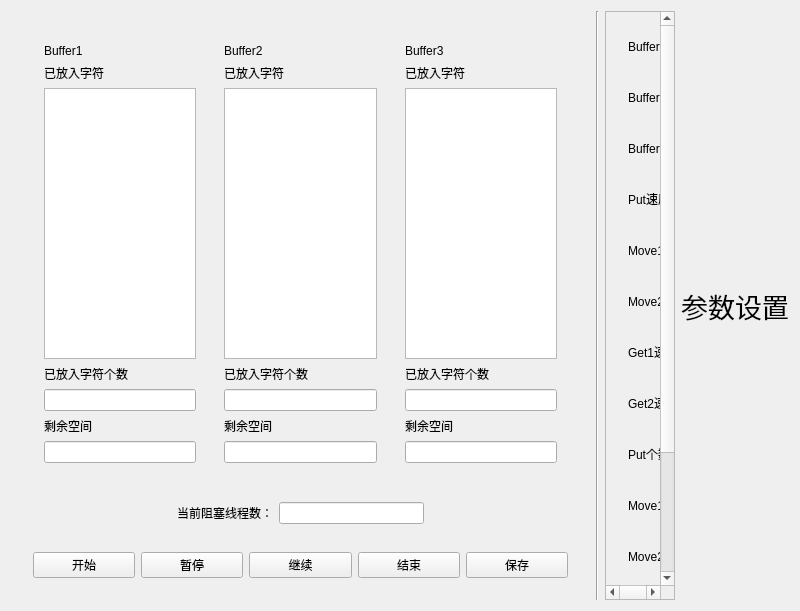
<?xml version="1.0" encoding="UTF-8"?>
<ui version="4.0">
 <class>Widget</class>
 <widget class="QWidget" name="Widget">
  <property name="geometry">
   <rect>
    <x>0</x>
    <y>0</y>
    <width>800</width>
    <height>611</height>
   </rect>
  </property>
  <property name="windowTitle">
   <string>Widget</string>
  </property>
  <layout class="QHBoxLayout" name="horizontalLayout_17">
   <item>
    <widget class="QWidget" name="widget_7" native="true">
     <layout class="QVBoxLayout" name="verticalLayout">
      <item>
       <widget class="QWidget" name="widget_4" native="true">
        <layout class="QHBoxLayout" name="horizontalLayout">
         <item>
          <widget class="QWidget" name="widget" native="true">
           <layout class="QGridLayout" name="gridLayout">
            <item row="3" column="0">
             <widget class="QLabel" name="label_3">
              <property name="text">
               <string>已放入字符个数</string>
              </property>
             </widget>
            </item>
            <item row="1" column="0">
             <widget class="QLabel" name="label_2">
              <property name="text">
               <string>已放入字符</string>
              </property>
             </widget>
            </item>
            <item row="4" column="0">
             <widget class="QLineEdit" name="full_buf1">
              <property name="readOnly">
               <bool>true</bool>
              </property>
             </widget>
            </item>
            <item row="5" column="0">
             <widget class="QLabel" name="label_4">
              <property name="text">
               <string>剩余空间</string>
              </property>
             </widget>
            </item>
            <item row="6" column="0">
             <widget class="QLineEdit" name="empty_buf1">
              <property name="text">
               <string/>
              </property>
              <property name="readOnly">
               <bool>true</bool>
              </property>
             </widget>
            </item>
            <item row="0" column="0">
             <widget class="QLabel" name="label">
              <property name="text">
               <string>Buffer1</string>
              </property>
             </widget>
            </item>
            <item row="2" column="0">
             <widget class="QPlainTextEdit" name="text_buf1">
              <property name="undoRedoEnabled">
               <bool>false</bool>
              </property>
              <property name="readOnly">
               <bool>true</bool>
              </property>
              <property name="plainText">
               <string/>
              </property>
             </widget>
            </item>
           </layout>
          </widget>
         </item>
         <item>
          <widget class="QWidget" name="widget_2" native="true">
           <layout class="QGridLayout" name="gridLayout_2">
            <item row="1" column="0">
             <widget class="QLabel" name="label_7">
              <property name="text">
               <string>已放入字符</string>
              </property>
             </widget>
            </item>
            <item row="0" column="0">
             <widget class="QLabel" name="label_6">
              <property name="text">
               <string>Buffer2</string>
              </property>
             </widget>
            </item>
            <item row="3" column="0">
             <widget class="QLabel" name="label_8">
              <property name="text">
               <string>已放入字符个数</string>
              </property>
             </widget>
            </item>
            <item row="4" column="0">
             <widget class="QLineEdit" name="full_buf2">
              <property name="readOnly">
               <bool>true</bool>
              </property>
             </widget>
            </item>
            <item row="5" column="0">
             <widget class="QLabel" name="label_9">
              <property name="text">
               <string>剩余空间</string>
              </property>
             </widget>
            </item>
            <item row="6" column="0">
             <widget class="QLineEdit" name="empty_buf2">
              <property name="text">
               <string/>
              </property>
              <property name="readOnly">
               <bool>true</bool>
              </property>
             </widget>
            </item>
            <item row="2" column="0">
             <widget class="QPlainTextEdit" name="text_buf2">
              <property name="plainText">
               <string/>
              </property>
             </widget>
            </item>
           </layout>
          </widget>
         </item>
         <item>
          <widget class="QWidget" name="widget_3" native="true">
           <layout class="QGridLayout" name="gridLayout_3">
            <item row="0" column="0">
             <widget class="QLabel" name="label_10">
              <property name="text">
               <string>Buffer3</string>
              </property>
             </widget>
            </item>
            <item row="1" column="0">
             <widget class="QLabel" name="label_11">
              <property name="text">
               <string>已放入字符</string>
              </property>
             </widget>
            </item>
            <item row="3" column="0">
             <widget class="QLabel" name="label_12">
              <property name="text">
               <string>已放入字符个数</string>
              </property>
             </widget>
            </item>
            <item row="5" column="0">
             <widget class="QLabel" name="label_13">
              <property name="text">
               <string>剩余空间</string>
              </property>
             </widget>
            </item>
            <item row="6" column="0">
             <widget class="QLineEdit" name="empty_buf3">
              <property name="text">
               <string/>
              </property>
              <property name="readOnly">
               <bool>true</bool>
              </property>
             </widget>
            </item>
            <item row="4" column="0">
             <widget class="QLineEdit" name="full_buf3">
              <property name="text">
               <string/>
              </property>
              <property name="readOnly">
               <bool>true</bool>
              </property>
             </widget>
            </item>
            <item row="2" column="0">
             <widget class="QPlainTextEdit" name="text_buf3">
              <property name="plainText">
               <string/>
              </property>
             </widget>
            </item>
           </layout>
          </widget>
         </item>
        </layout>
       </widget>
      </item>
      <item>
       <widget class="QWidget" name="widget_5" native="true">
        <layout class="QHBoxLayout" name="horizontalLayout_2">
         <item>
          <spacer name="horizontalSpacer_4">
           <property name="orientation">
            <enum>Qt::Horizontal</enum>
           </property>
           <property name="sizeHint" stdset="0">
            <size>
             <width>40</width>
             <height>20</height>
            </size>
           </property>
          </spacer>
         </item>
         <item>
          <widget class="QLabel" name="label_5">
           <property name="text">
            <string>当前阻塞线程数：</string>
           </property>
          </widget>
         </item>
         <item>
          <widget class="QLineEdit" name="num_block">
           <property name="text">
            <string/>
           </property>
           <property name="readOnly">
            <bool>true</bool>
           </property>
          </widget>
         </item>
         <item>
          <spacer name="horizontalSpacer">
           <property name="orientation">
            <enum>Qt::Horizontal</enum>
           </property>
           <property name="sizeHint" stdset="0">
            <size>
             <width>40</width>
             <height>20</height>
            </size>
           </property>
          </spacer>
         </item>
        </layout>
       </widget>
      </item>
      <item>
       <widget class="QWidget" name="widget_6" native="true">
        <layout class="QGridLayout" name="gridLayout_4">
         <item row="0" column="0">
          <widget class="QPushButton" name="btn_start">
           <property name="text">
            <string>开始</string>
           </property>
          </widget>
         </item>
         <item row="0" column="1">
          <widget class="QPushButton" name="btn_pause">
           <property name="text">
            <string>暂停</string>
           </property>
          </widget>
         </item>
         <item row="0" column="2">
          <widget class="QPushButton" name="btn_continue">
           <property name="text">
            <string>继续</string>
           </property>
          </widget>
         </item>
         <item row="0" column="3">
          <widget class="QPushButton" name="btn_over">
           <property name="text">
            <string>结束</string>
           </property>
          </widget>
         </item>
         <item row="0" column="4">
          <widget class="QPushButton" name="btn_save">
           <property name="text">
            <string>保存</string>
           </property>
          </widget>
         </item>
        </layout>
       </widget>
      </item>
     </layout>
    </widget>
   </item>
   <item>
    <widget class="Line" name="line">
     <property name="orientation">
      <enum>Qt::Vertical</enum>
     </property>
    </widget>
   </item>
   <item>
    <widget class="QScrollArea" name="scrollArea">
     <property name="widgetResizable">
      <bool>true</bool>
     </property>
     <widget class="QWidget" name="scrollAreaWidgetContents_4">
      <property name="geometry">
       <rect>
        <x>0</x>
        <y>0</y>
        <width>154</width>
        <height>667</height>
       </rect>
      </property>
      <layout class="QGridLayout" name="gridLayout_5">
       <item row="3" column="0">
        <widget class="QWidget" name="widget_9" native="true">
         <layout class="QHBoxLayout" name="horizontalLayout_4">
          <item>
           <widget class="QLabel" name="label_17">
            <property name="text">
             <string>Put速度</string>
            </property>
           </widget>
          </item>
          <item>
           <widget class="QSpinBox" name="spin_put_speed">
            <property name="value">
             <number>1</number>
            </property>
           </widget>
          </item>
         </layout>
        </widget>
       </item>
       <item row="2" column="0">
        <widget class="QWidget" name="widget_11" native="true">
         <layout class="QHBoxLayout" name="horizontalLayout_6">
          <item>
           <widget class="QLabel" name="label_18">
            <property name="text">
             <string>Buffer3容量</string>
            </property>
           </widget>
          </item>
          <item>
           <widget class="QSpinBox" name="spin_buf3">
            <property name="value">
             <number>1</number>
            </property>
           </widget>
          </item>
         </layout>
        </widget>
       </item>
       <item row="0" column="0">
        <widget class="QWidget" name="widget_8" native="true">
         <layout class="QHBoxLayout" name="horizontalLayout_3">
          <item>
           <widget class="QLabel" name="label_15">
            <property name="text">
             <string>Buffer1容量</string>
            </property>
           </widget>
          </item>
          <item>
           <widget class="QSpinBox" name="spin_buf1">
            <property name="value">
             <number>1</number>
            </property>
           </widget>
          </item>
         </layout>
        </widget>
       </item>
       <item row="4" column="0">
        <widget class="QWidget" name="widget_12" native="true">
         <layout class="QHBoxLayout" name="horizontalLayout_7">
          <item>
           <widget class="QLabel" name="label_19">
            <property name="text">
             <string>Move1速度</string>
            </property>
           </widget>
          </item>
          <item>
           <widget class="QSpinBox" name="spin_mov1_speed">
            <property name="value">
             <number>1</number>
            </property>
           </widget>
          </item>
         </layout>
        </widget>
       </item>
       <item row="5" column="0">
        <widget class="QWidget" name="widget_13" native="true">
         <layout class="QHBoxLayout" name="horizontalLayout_8">
          <item>
           <widget class="QLabel" name="label_20">
            <property name="text">
             <string>Move2速度</string>
            </property>
           </widget>
          </item>
          <item>
           <widget class="QSpinBox" name="spin_mov2_speed">
            <property name="value">
             <number>1</number>
            </property>
           </widget>
          </item>
         </layout>
        </widget>
       </item>
       <item row="6" column="0">
        <widget class="QWidget" name="widget_14" native="true">
         <layout class="QHBoxLayout" name="horizontalLayout_9">
          <item>
           <widget class="QLabel" name="label_21">
            <property name="text">
             <string>Get1速度</string>
            </property>
           </widget>
          </item>
          <item>
           <widget class="QSpinBox" name="spin_get1_speed">
            <property name="value">
             <number>1</number>
            </property>
           </widget>
          </item>
         </layout>
        </widget>
       </item>
       <item row="7" column="0">
        <widget class="QWidget" name="spin_get2_speed" native="true">
         <layout class="QHBoxLayout" name="horizontalLayout_10">
          <item>
           <widget class="QLabel" name="label_22">
            <property name="text">
             <string>Get2速度</string>
            </property>
           </widget>
          </item>
          <item>
           <widget class="QSpinBox" name="spinBox_8">
            <property name="value">
             <number>1</number>
            </property>
           </widget>
          </item>
         </layout>
        </widget>
       </item>
       <item row="8" column="0">
        <widget class="QWidget" name="widget_18" native="true">
         <layout class="QHBoxLayout" name="horizontalLayout_12">
          <item>
           <widget class="QLabel" name="label_23">
            <property name="text">
             <string>Put个数</string>
            </property>
           </widget>
          </item>
          <item>
           <widget class="QSpinBox" name="spin_put_num">
            <property name="value">
             <number>1</number>
            </property>
           </widget>
          </item>
         </layout>
        </widget>
       </item>
       <item row="9" column="0">
        <widget class="QWidget" name="widget_19" native="true">
         <layout class="QHBoxLayout" name="horizontalLayout_13">
          <item>
           <widget class="QLabel" name="label_24">
            <property name="text">
             <string>Move1个数</string>
            </property>
           </widget>
          </item>
          <item>
           <widget class="QSpinBox" name="spin_mov1_num">
            <property name="value">
             <number>1</number>
            </property>
           </widget>
          </item>
         </layout>
        </widget>
       </item>
       <item row="10" column="0">
        <widget class="QWidget" name="widget_20" native="true">
         <layout class="QHBoxLayout" name="horizontalLayout_14">
          <item>
           <widget class="QLabel" name="label_25">
            <property name="text">
             <string>Move2个数</string>
            </property>
           </widget>
          </item>
          <item>
           <widget class="QSpinBox" name="spin_mov2_num">
            <property name="value">
             <number>1</number>
            </property>
           </widget>
          </item>
         </layout>
        </widget>
       </item>
       <item row="11" column="0">
        <widget class="QWidget" name="widget_21" native="true">
         <layout class="QHBoxLayout" name="horizontalLayout_15">
          <item>
           <widget class="QLabel" name="label_26">
            <property name="text">
             <string>Get1个数</string>
            </property>
           </widget>
          </item>
          <item>
           <widget class="QSpinBox" name="spin_get1_num">
            <property name="value">
             <number>1</number>
            </property>
           </widget>
          </item>
         </layout>
        </widget>
       </item>
       <item row="12" column="0">
        <widget class="QWidget" name="widget_22" native="true">
         <layout class="QHBoxLayout" name="horizontalLayout_16">
          <item>
           <widget class="QLabel" name="label_27">
            <property name="text">
             <string>Get2个数</string>
            </property>
           </widget>
          </item>
          <item>
           <widget class="QSpinBox" name="spin_get2_num">
            <property name="value">
             <number>1</number>
            </property>
           </widget>
          </item>
         </layout>
        </widget>
       </item>
       <item row="13" column="0">
        <widget class="QWidget" name="widget_17" native="true">
         <layout class="QHBoxLayout" name="horizontalLayout_11">
          <item>
           <spacer name="horizontalSpacer_2">
            <property name="orientation">
             <enum>Qt::Horizontal</enum>
            </property>
            <property name="sizeHint" stdset="0">
             <size>
              <width>40</width>
              <height>20</height>
             </size>
            </property>
           </spacer>
          </item>
          <item>
           <widget class="QPushButton" name="btn_ok">
            <property name="text">
             <string>确认</string>
            </property>
           </widget>
          </item>
          <item>
           <spacer name="horizontalSpacer_3">
            <property name="orientation">
             <enum>Qt::Horizontal</enum>
            </property>
            <property name="sizeHint" stdset="0">
             <size>
              <width>40</width>
              <height>20</height>
             </size>
            </property>
           </spacer>
          </item>
         </layout>
        </widget>
       </item>
       <item row="1" column="0">
        <widget class="QWidget" name="widget_10" native="true">
         <layout class="QHBoxLayout" name="horizontalLayout_5">
          <item>
           <widget class="QLabel" name="label_16">
            <property name="text">
             <string>Buffer2容量</string>
            </property>
           </widget>
          </item>
          <item>
           <widget class="QSpinBox" name="spin_buf2">
            <property name="value">
             <number>1</number>
            </property>
           </widget>
          </item>
         </layout>
        </widget>
       </item>
      </layout>
     </widget>
    </widget>
   </item>
   <item>
    <widget class="QLabel" name="label_14">
     <property name="font">
      <font>
       <family>Liberation Sans</family>
       <pointsize>20</pointsize>
      </font>
     </property>
     <property name="text">
      <string>参数设置</string>
     </property>
     <property name="alignment">
      <set>Qt::AlignCenter</set>
     </property>
    </widget>
   </item>
  </layout>
 </widget>
 <layoutdefault spacing="6" margin="11"/>
 <resources/>
 <connections/>
</ui>
